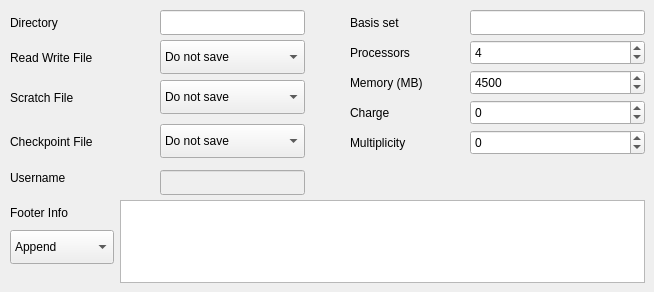
      <widget class="QWidget" name="t1t1">
       <attribute name="title">
        <string>Modify Input Files</string>
       </attribute>
       <widget class="QLabel" name="t1l1">
        <property name="geometry">
         <rect>
          <x>10</x>
          <y>10</y>
          <width>60</width>
          <height>25</height>
         </rect>
        </property>
        <property name="text">
         <string>Directory</string>
        </property>
       </widget>
       <widget class="QLabel" name="t1l2">
        <property name="geometry">
         <rect>
          <x>10</x>
          <y>129</y>
          <width>111</width>
          <height>25</height>
         </rect>
        </property>
        <property name="text">
         <string>Checkpoint File</string>
        </property>
       </widget>
       <widget class="QLabel" name="t1l3">
        <property name="geometry">
         <rect>
          <x>10</x>
          <y>85</y>
          <width>91</width>
          <height>25</height>
         </rect>
        </property>
        <property name="text">
         <string>Scratch File</string>
        </property>
       </widget>
       <widget class="QLabel" name="t1l4">
        <property name="geometry">
         <rect>
          <x>10</x>
          <y>45</y>
          <width>111</width>
          <height>25</height>
         </rect>
        </property>
        <property name="text">
         <string>Read Write File</string>
        </property>
       </widget>
       <widget class="QLabel" name="t1l5">
        <property name="geometry">
         <rect>
          <x>10</x>
          <y>165</y>
          <width>81</width>
          <height>25</height>
         </rect>
        </property>
        <property name="text">
         <string>Username</string>
        </property>
       </widget>
       <widget class="QLineEdit" name="t1de">
        <property name="geometry">
         <rect>
          <x>160</x>
          <y>10</y>
          <width>145</width>
          <height>25</height>
         </rect>
        </property>
       </widget>
       <widget class="QComboBox" name="Chk_drop">
        <property name="geometry">
         <rect>
          <x>160</x>
          <y>124</y>
          <width>145</width>
          <height>34</height>
         </rect>
        </property>
        <item>
         <property name="text">
          <string>Do not save</string>
         </property>
        </item>
        <item>
         <property name="text">
          <string>Same directory</string>
         </property>
        </item>
        <item>
         <property name="text">
          <string>/scratch/chk</string>
         </property>
        </item>
       </widget>
       <widget class="QComboBox" name="Scr_drop">
        <property name="geometry">
         <rect>
          <x>160</x>
          <y>80</y>
          <width>145</width>
          <height>34</height>
         </rect>
        </property>
        <item>
         <property name="text">
          <string>Do not save</string>
         </property>
        </item>
        <item>
         <property name="text">
          <string>Same directory</string>
         </property>
        </item>
        <item>
         <property name="text">
          <string>/scratch/scr</string>
         </property>
        </item>
        <item>
         <property name="text">
          <string>Same &amp; Nosave</string>
         </property>
        </item>
       </widget>
       <widget class="QComboBox" name="Rwf_drop">
        <property name="geometry">
         <rect>
          <x>160</x>
          <y>40</y>
          <width>145</width>
          <height>34</height>
         </rect>
        </property>
        <item>
         <property name="text">
          <string>Do not save</string>
         </property>
        </item>
        <item>
         <property name="text">
          <string>Same directory</string>
         </property>
        </item>
        <item>
         <property name="text">
          <string>/scratch/rwf</string>
         </property>
        </item>
        <item>
         <property name="text">
          <string>Same &amp; Nosave</string>
         </property>
        </item>
       </widget>
       <widget class="QLineEdit" name="gusr_entry">
        <property name="enabled">
         <bool>false</bool>
        </property>
        <property name="geometry">
         <rect>
          <x>160</x>
          <y>170</y>
          <width>145</width>
          <height>25</height>
         </rect>
        </property>
       </widget>
       <widget class="QLabel" name="t1l6">
        <property name="geometry">
         <rect>
          <x>350</x>
          <y>10</y>
          <width>60</width>
          <height>25</height>
         </rect>
        </property>
        <property name="text">
         <string>Basis set</string>
        </property>
       </widget>
       <widget class="QLineEdit" name="basis_entry">
        <property name="geometry">
         <rect>
          <x>470</x>
          <y>10</y>
          <width>175</width>
          <height>25</height>
         </rect>
        </property>
       </widget>
       <widget class="QLabel" name="t1l7">
        <property name="geometry">
         <rect>
          <x>350</x>
          <y>40</y>
          <width>80</width>
          <height>25</height>
         </rect>
        </property>
        <property name="text">
         <string>Processors</string>
        </property>
       </widget>
       <widget class="QLabel" name="t1l9">
        <property name="geometry">
         <rect>
          <x>350</x>
          <y>100</y>
          <width>80</width>
          <height>25</height>
         </rect>
        </property>
        <property name="text">
         <string>Charge</string>
        </property>
       </widget>
       <widget class="QLabel" name="t1l8">
        <property name="geometry">
         <rect>
          <x>350</x>
          <y>70</y>
          <width>91</width>
          <height>25</height>
         </rect>
        </property>
        <property name="text">
         <string>Memory (MB)</string>
        </property>
       </widget>
       <widget class="QLabel" name="t1l10">
        <property name="geometry">
         <rect>
          <x>350</x>
          <y>130</y>
          <width>81</width>
          <height>25</height>
         </rect>
        </property>
        <property name="text">
         <string>Multiplicity</string>
        </property>
       </widget>
       <widget class="QSpinBox" name="proc_entry">
        <property name="geometry">
         <rect>
          <x>470</x>
          <y>40</y>
          <width>175</width>
          <height>25</height>
         </rect>
        </property>
        <property name="maximum">
         <number>32</number>
        </property>
        <property name="value">
         <number>4</number>
        </property>
       </widget>
       <widget class="QSpinBox" name="mem_entry">
        <property name="geometry">
         <rect>
          <x>470</x>
          <y>70</y>
          <width>175</width>
          <height>25</height>
         </rect>
        </property>
        <property name="maximum">
         <number>128000</number>
        </property>
        <property name="value">
         <number>4500</number>
        </property>
       </widget>
       <widget class="QSpinBox" name="CHARGE_entry">
        <property name="geometry">
         <rect>
          <x>470</x>
          <y>100</y>
          <width>175</width>
          <height>25</height>
         </rect>
        </property>
        <property name="minimum">
         <number>-99</number>
        </property>
        <property name="maximum">
         <number>99</number>
        </property>
        <property name="value">
         <number>0</number>
        </property>
       </widget>
       <widget class="QSpinBox" name="Multi_entry">
        <property name="geometry">
         <rect>
          <x>470</x>
          <y>130</y>
          <width>175</width>
          <height>25</height>
         </rect>
        </property>
        <property name="minimum">
         <number>-99</number>
        </property>
        <property name="maximum">
         <number>99</number>
        </property>
        <property name="value">
         <number>0</number>
        </property>
       </widget>
       <widget class="QLabel" name="t1l11">
        <property name="geometry">
         <rect>
          <x>10</x>
          <y>200</y>
          <width>91</width>
          <height>25</height>
         </rect>
        </property>
        <property name="text">
         <string>Footer Info</string>
        </property>
       </widget>
       <widget class="QComboBox" name="foot_drop">
        <property name="geometry">
         <rect>
          <x>10</x>
          <y>230</y>
          <width>104</width>
          <height>34</height>
         </rect>
        </property>
        <item>
         <property name="text">
          <string>Append</string>
         </property>
        </item>
        <item>
         <property name="text">
          <string>Overwrite</string>
         </property>
        </item>
       </widget>
       <widget class="QTextEdit" name="foote">
        <property name="geometry">
         <rect>
          <x>120</x>
          <y>200</y>
          <width>525</width>
          <height>83</height>
         </rect>
        </property>
       </widget>
      </widget>
